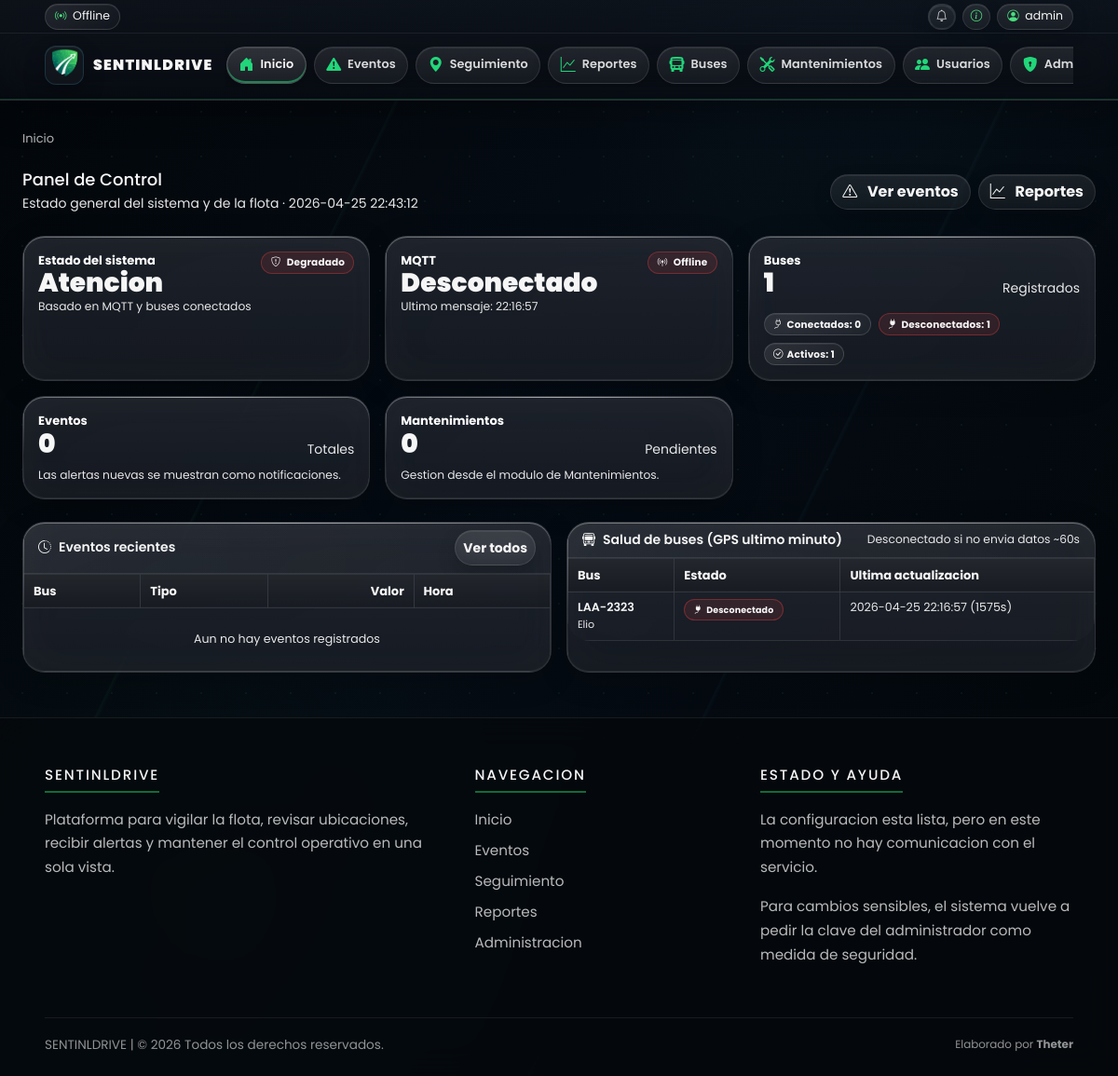
Page /dashboard (signed in) on the earlier database version.
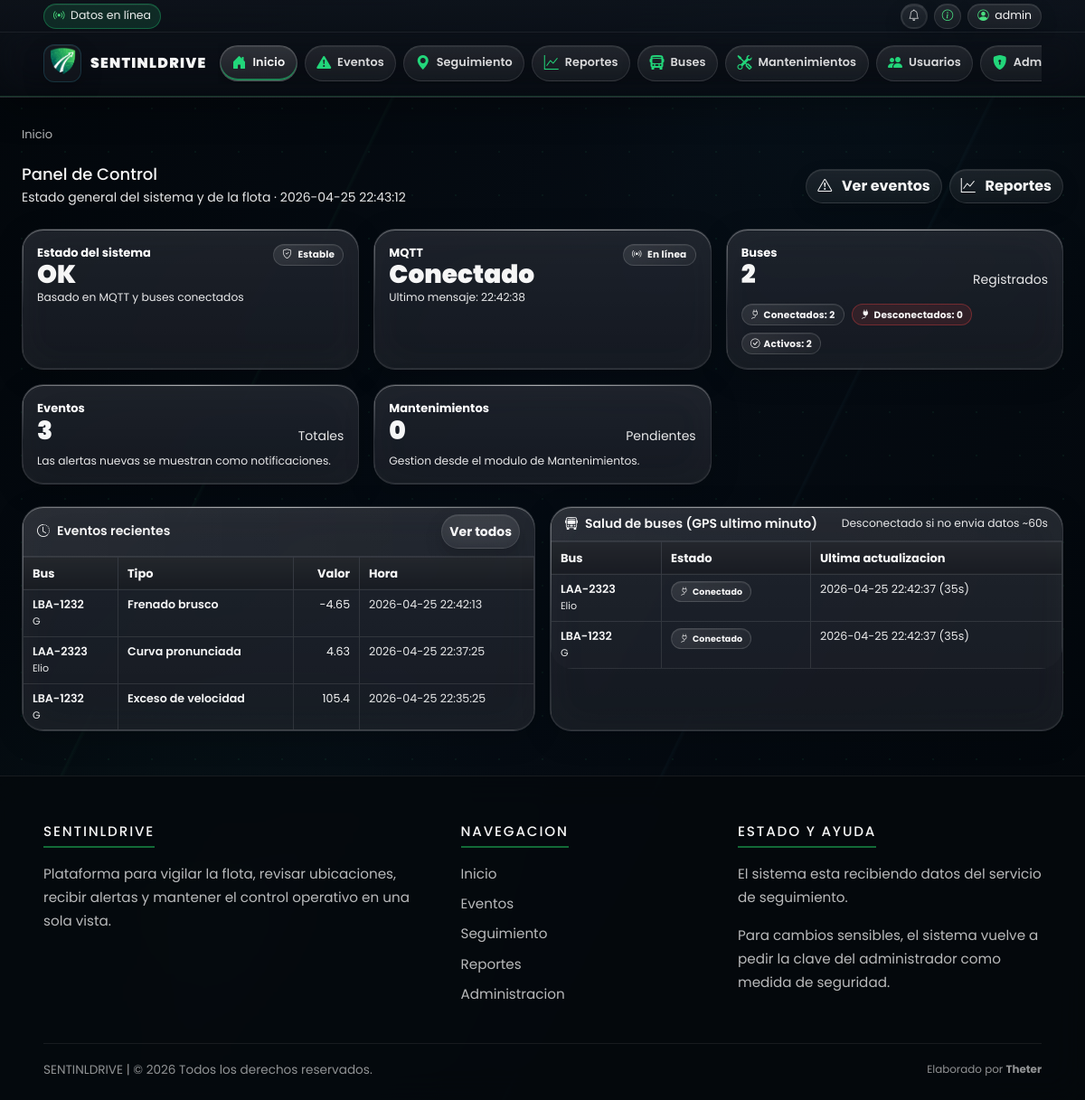
Same page on the later database version.
### app/models/bus.py (models this page shows)
class Bus(db.Model): #Usamos pascalcase para los nombres de las clases
    __tablename__ = 'bus'
    id = db.Column(db.Integer, primary_key=True)
    plate = db.Column(db.String(20), nullable=False, unique=True)
    driver = db.Column(db.String(50))
    status = db.Column(db.String(20), default="Activo")
    description = db.Column(db.String(300), nullable=True)
    events = db.relationship(
        'Event',
        backref='bus',  # ← Solo aquí se define el backref
        lazy=True,
        cascade='all, delete-orphan'
    )
    locations = db.relationship(
        'Location',
        backref='bus',
        lazy=True,
        cascade='all, delete-orphan'
    )
    maintenances = db.relationship(
        'Maintenance',
        backref='bus',
        lazy=True,
        cascade='all, delete-orphan'
    )

### app/models/event.py (models this page shows, shortened)
class Event(db.Model):
    __tablename__ = "event"
    __table_args__ = (
        db.Index("ix_event_bus_timestamp", "bus_id", "timestamp"),
    )
    id = db.Column(db.Integer, primary_key=True)
    bus_id = db.Column(
        db.Integer,
        db.ForeignKey("bus.id", ondelete="CASCADE"),
        nullable=False,
        index=True,
    )
    type = db.Column(db.String(50), nullable=False, index=True)
    value = db.Column(db.Float(precision=2), nullable=True)
    description = db.Column(db.String(300), nullable=True)
    latitude = db.Column(db.Float(precision=8), nullable=True)
    longitude = db.Column(db.Float(precision=8), nullable=True)
    timestamp = db.Column(
        db.DateTime(timezone=True),
        nullable=False,
        default=ecuador_now,
        index=True,
    )

### app/routes/dashboard.py (the view)
@dashboard_bp.route("/dashboard")
@login_required
def dashboard():
    now = ecuador_now()
    one_minute_ago = now - timedelta(seconds=60)
    total_buses = Bus.query.count()
    active_buses = Bus.query.filter(Bus.status == "Activo").count()
    total_events = Event.query.count()
    pending_maintenances = Maintenance.query.filter(Maintenance.status == "Pendiente").count()
    last_seen_sq = (
        db.session.query(
            Location.bus_id.label("bus_id"),
            func.max(Location.timestamp).label("last_seen"),
        )
        .group_by(Location.bus_id)
        .subquery()
    )
    bus_rows = (
        db.session.query(Bus, last_seen_sq.c.last_seen)
        .outerjoin(last_seen_sq, Bus.id == last_seen_sq.c.bus_id)
        .order_by(Bus.id.asc())
        .all()
    )
    bus_health = []
    connected_count = 0
    for bus, last_seen in bus_rows:
        if last_seen and getattr(last_seen, "tzinfo", None) is None:
            last_seen = last_seen.replace(tzinfo=ECUADOR_TZ)
        is_connected = bool(last_seen and last_seen >= one_minute_ago)
        if is_connected:
            connected_count += 1
        seconds_since = int((now - last_seen).total_seconds()) if last_seen else None
        bus_health.append(
            {
                "id": bus.id,
                "plate": bus.plate,
                "driver": bus.driver,
                "status": bus.status,
                "description": getattr(bus, "description", None),
                "last_seen": last_seen,
                "seconds_since": seconds_since,
                "connected": is_connected,
            }
        )
    disconnected_count = max(0, total_buses - connected_count)
    last_events = (
        Event.query.options(joinedload(Event.bus))
        .order_by(Event.timestamp.desc())
        .limit(5)
        .all()
    )
    mqtt_state = get_persisted_mqtt_state(current_app.config)
    mqtt_connected = bool(mqtt_state.get("connected"))
    system_ok = mqtt_connected and connected_count > 0
    return render_template(
        "dashboard.html",
        now=now,
        mqtt_state=mqtt_state,
        mqtt_connected=mqtt_connected,
        system_ok=system_ok,
        total_buses=total_buses,
        active_buses=active_buses,
        connected_buses=connected_count,
        disconnected_buses=disconnected_count,
        total_events=total_events,
        pending_maintenances=pending_maintenances,
        last_events=last_events,
        bus_health=bus_health,
    )

### app/templates/dashboard.html (shortened to what this page needs)
{% extends "base.html" %}
{% block content %}
<nav aria-label="breadcrumb" class="breadcrumb-nav">
    <ol class="breadcrumb">
        <li class="breadcrumb-item active" aria-current="page">Inicio</li>
    </ol>
</nav>
<div class="d-flex align-items-center justify-content-between flex-wrap gap-2 mb-4">
    <div>
        <h2 class="mb-1">Panel de Control</h2>
        <div class="text-muted">
            Estado general del sistema y de la flota
            {% if now %} · {{ now.strftime('%Y-%m-%d %H:%M:%S') }}{% endif %}
        </div>
    </div>
    <div class="d-flex gap-2">
        <a class="btn btn-outline-secondary" href="{{ url_for('events.events') }}">
            <i class="bi bi-exclamation-triangle me-1"></i> Ver eventos
        </a>
        <a class="btn btn-outline-secondary" href="{{ url_for('reports.reports') }}">
            <i class="bi bi-graph-up me-1"></i> Reportes
        </a>
    </div>
</div>
<div class="row g-3 mb-4">
    <div class="col-12 col-md-6 col-xl-4">
        <div class="card kpi-card h-100">
            <div class="card-body">
                <div class="d-flex align-items-start justify-content-between">
                    <div>
                        <div class="kpi-label">Estado del sistema</div>
                        <div class="kpi-value">{% if system_ok %}OK{% else %}Atencion{% endif %}</div>
                        <div class="text-muted small">Basado en MQTT y buses conectados</div>
                    </div>
                    <div class="badge {% if system_ok %}badge-soft{% else %}badge-danger-soft{% endif %}">
                        <i class="bi {% if system_ok %}bi-shield-check{% else %}bi-shield-exclamation{% endif %} me-1"></i>
                        {% if system_ok %}Estable{% else %}Degradado{% endif %}
                    </div>
                </div>
            </div>
        </div>
    </div>
    <div class="col-12 col-md-6 col-xl-4">
        <div class="card h-100">
            <div class="card-body">
                <div class="d-flex align-items-start justify-content-between">
                    <div>
                        <div class="kpi-label">MQTT</div>
                        <div class="kpi-value">
                            {% if mqtt_connected %}
                                Conectado
                            {% elif mqtt_state.status == 'no_config' %}
                                Sin configurar
                            {% elif mqtt_state.status == 'connecting' %}
                                Conectando
                            {% elif mqtt_state.status == 'error' %}
                                Error
                            {% else %}
                                Desconectado
                            {% endif %}
                        </div>
                        <div class="text-muted small">
                            {% if mqtt_state.last_message %}Ultimo mensaje: {{ mqtt_state.last_message.strftime('%H:%M:%S') }}{% else %}Sin mensajes aun{% endif %}
                        </div>
                    </div>
                    <div class="badge {% if mqtt_connected %}badge-soft{% else %}badge-danger-soft{% endif %}">
                        <i class="bi {% if mqtt_connected %}bi-broadcast{% else %}bi-broadcast-pin{% endif %} me-1"></i>
                        {{ mqtt_state.label }}
                    </div>
                </div>
            </div>
        </div>
    </div>
    <div class="col-12 col-md-6 col-xl-4">
        <div class="card h-100">
            <div class="card-body">
                <div class="kpi-label">Buses</div>
                <div class="d-flex align-items-end justify-content-between">
                    <div class="kpi-value">{{ total_buses }}</div>
                    <div class="text-muted">Registrados</div>
                </div>
                <div class="mt-3 d-flex flex-wrap gap-2">
                    <span class="badge badge-soft"><i class="bi bi-plug me-1"></i>Conectados: {{ connected_buses }}</span>
                    <span class="badge badge-danger-soft"><i class="bi bi-plug-fill me-1"></i>Desconectados: {{ disconnected_buses }}</span>
                    <span class="badge badge-soft"><i class="bi bi-check-circle me-1"></i>Activos: {{ active_buses }}</span>
                </div>
            </div>
        </div>
    </div>
    <div class="col-12 col-md-6 col-xl-4">
        <div class="card h-100">
            <div class="card-body">
                <div class="kpi-label">Eventos</div>
                <div class="d-flex align-items-end justify-content-between">
                    <div class="kpi-value">{{ total_events }}</div>
                    <div class="text-muted">Totales</div>
                </div>
                <div class="text-muted small mt-2">Las alertas nuevas se muestran como notificaciones.</div>
            </div>
        </div>
    </div>
    <div class="col-12 col-md-6 col-xl-4">
        <div class="card h-100">
            <div class="card-body">
                <div class="kpi-label">Mantenimientos</div>
                <div class="d-flex align-items-end justify-content-between">
                    <div class="kpi-value">{{ pending_maintenances }}</div>
                    <div class="text-muted">Pendientes</div>
                </div>
                <div class="text-muted small mt-2">Gestion desde el modulo de Mantenimientos.</div>
            </div>
        </div>
    </div>
</div>
<div class="row g-3">
    <div class="col-12 col-xl-6">
        <div class="card h-100">
            <div class="card-header d-flex align-items-center justify-content-between">
                <div class="fw-semibold"><i class="bi bi-clock-history me-2"></i>Eventos recientes</div>
                <a class="btn btn-sm btn-outline-secondary" href="{{ url_for('events.events') }}">Ver todos</a>
            </div>
            <div class="card-body p-0">
                <div class="table-responsive">
                    <table class="table table-hover table-bordered mb-0">
                        <thead>
                            <tr>
                                <th>Bus</th>
                                <th>Tipo</th>
                                <th class="text-end">Valor</th>
                                <th>Hora</th>
                            </tr>
                        </thead>
                        <tbody>
                            {% for e in last_events %}
                            <tr>
                                <td>
                                    <div class="fw-semibold">{{ e.bus.plate if e.bus else e.bus_id }}</div>
                                    <div class="text-muted small">{{ e.bus.driver if e.bus and e.bus.driver else 'Sin conductor' }}</div>
                                </td>
                                <td>
                                    <div class="fw-semibold">{{ e.type }}</div>
                                </td>
                                <td class="text-end">{{ e.value if e.value is not none else 'N/A' }}</td>
                                <td class="text-muted">{{ e.timestamp.strftime('%Y-%m-%d %H:%M:%S') }}</td>
                            </tr>
                            {% endfor %}
                            {% if last_events|length == 0 %}
                            <tr><td colspan="4" class="text-center text-muted py-4">Aun no hay eventos registrados</td></tr>
                            {% endif %}
                        </tbody>
                    </table>
                </div>
            </div>
        </div>
    </div>
    <div class="col-12 col-xl-6">
        <div class="card h-100">
            <div class="card-header d-flex align-items-center justify-content-between">
                <div class="fw-semibold"><i class="bi bi-bus-front me-2"></i>Salud de buses (GPS ultimo minuto)</div>
                <span class="text-muted small">Desconectado si no envia datos ~60s</span>
            </div>
            <div class="card-body p-0">
                <div class="table-responsive">
                    <table class="table table-hover table-bordered mb-0">
                        <thead>
                            <tr>
                                <th>Bus</th>
                                <th>Estado</th>
                                <th>Ultima actualizacion</th>
                            </tr>
                        </thead>
                        <tbody>
                            {% for b in bus_health %}
                            <tr>
                                <td>
                                    <div class="fw-semibold">{{ b.plate }}</div>
                                    <div class="text-muted small">{{ b.driver or 'Sin conductor' }}</div>
                                </td>
                                <td>
                                    {% if b.connected %}
                                        <span class="badge badge-soft"><i class="bi bi-plug me-1"></i>Conectado</span>
                                    {% else %}
                                        <span class="badge badge-danger-soft"><i class="bi bi-plug-fill me-1"></i>Desconectado</span>
                                    {% endif %}
                                </td>
                                <td class="text-muted">
                                    {% if b.last_seen %}
                                        {{ b.last_seen.strftime('%Y-%m-%d %H:%M:%S') }}
                                        {% if b.seconds_since is not none %}
                                            <span class="text-muted">({{ b.seconds_since }}s)</span>
                                        {% endif %}
                                    {% else %}
                                        Nunca
                                    {% endif %}
                                </td>
                            </tr>
                            {% endfor %}
                        </tbody>
                    </table>
                </div>
            </div>
        </div>
    </div>
</div>
{% endblock %}

Differences in the rows shown:
added Event: bus "LBA-1232", bus "G", type "Frenado brusco", value "-4.65", timestamp "2026-04-25 22:42:13"
added Event: bus "LAA-2323", bus "Elio", type "Curva pronunciada", value "4.63", timestamp "2026-04-25 22:37:25"
added Event: bus "LBA-1232", bus "G", type "Exceso de velocidad", value "105.4", timestamp "2026-04-25 22:35:25"
computed for Bus "LAA-2323": last_seen "2026-04-25 22:16:57" → "2026-04-25 22:42:37"; seconds_since "1575" → "35"; text "Desconectado" → "Conectado"
added Bus: plate "LBA-1232", driver "G", shows "Conectado", last_seen "2026-04-25 22:42:37", seconds_since "35"
Other differences:
{{ mqtt_state.last_message.strftime('%H:%M:%S') }}: "22:16:57" → "22:42:38"
{{ mqtt_state.label }}: "Offline" → "En línea"
{{ total_buses }}: "1" → "2"
{{ connected_buses }}: "0" → "2"
{{ disconnected_buses }}: "1" → "0"
{{ active_buses }}: "1" → "2"
{{ total_events }}: "0" → "3"
{{ layout_mqtt_label }}: "Offline" → (not shown)
text no longer shown: "Atencion Degradado Desconectado Aun no hay eventos registrados La configuracion esta lista, pero en este momento no hay comunicacion con el servicio."
text now shown: "Datos en línea OK Estable Conectado El sistema esta recibiendo datos del servicio de seguimiento."
